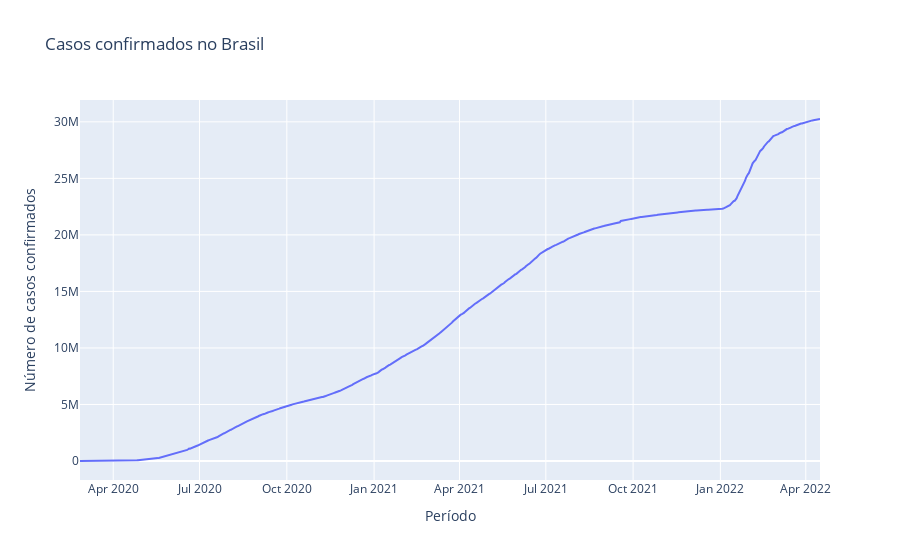

The notebook cell this image was saved under:
### Code cell
px.line(brasil, "date", "confirmed",
        labels={"date": "Período", "confirmed": "Número de casos confirmados"},
        title="Casos confirmados no Brasil")

### Figure 1 — Plotly figure (JSON) as saved in the notebook; plotly's stock layout.template omitted (floating-point values rounded to 4 significant figures; data arrays with more than 128 entries replaced by an {"elided": "..."} marker saying what was removed)
{"data": [{"hovertemplate": "Período=%{x}<br>Número de casos confirmados=%{y}<extra></extra>", "legendgroup": "", "line": {"color": "#636efa", "dash": "solid"}, "marker": {"symbol": "circle"}, "mode": "lines", "name": "", "orientation": "v", "showlegend": false, "type": "scatter", "x": {"elided": "781 str values"}, "xaxis": "x", "y": {"elided": "781 int values"}, "yaxis": "y"}], "layout": {"legend": {"tracegroupgap": 0}, "title": {"text": "Casos confirmados no Brasil"}, "xaxis": {"anchor": "y", "domain": [0, 1], "title": {"text": "Período"}}, "yaxis": {"anchor": "x", "domain": [0, 1], "title": {"text": "Número de casos confirmados"}}}}
